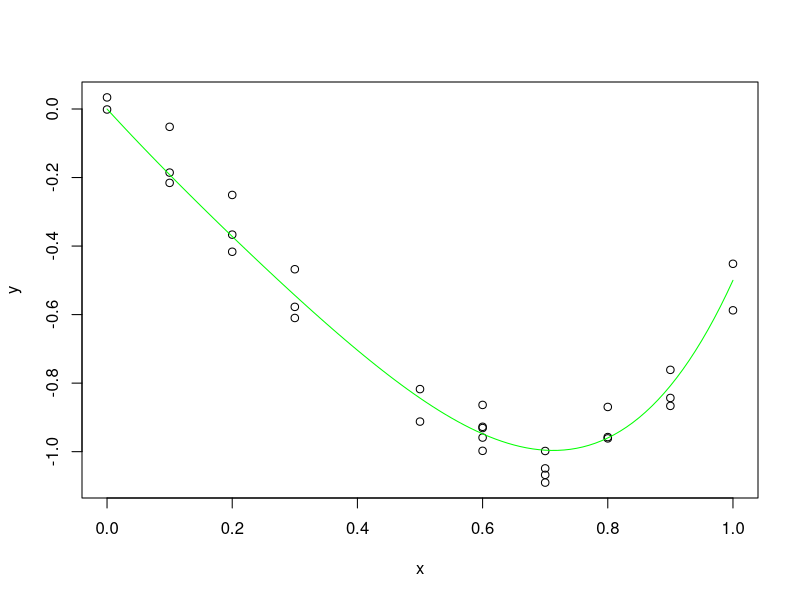

Reproduce this figure in R.
len = 30;
x <- vector("numeric", len);
y <- vector("numeric", len);

fun = function(x){2.5*x^4 - 2*x^3 + x^2 - 2*x};

for(i in 1:len){
  ran = dnorm(i);
  ranNr = sample(0:10, 1)/10;
  x[i] = ranNr;
  y[i] = fun(ranNr) + rnorm(1)/20;
}

plot(x, y)
x <- seq(0,1,0.01)
lines(x, fun(x), col="green", type="l")

